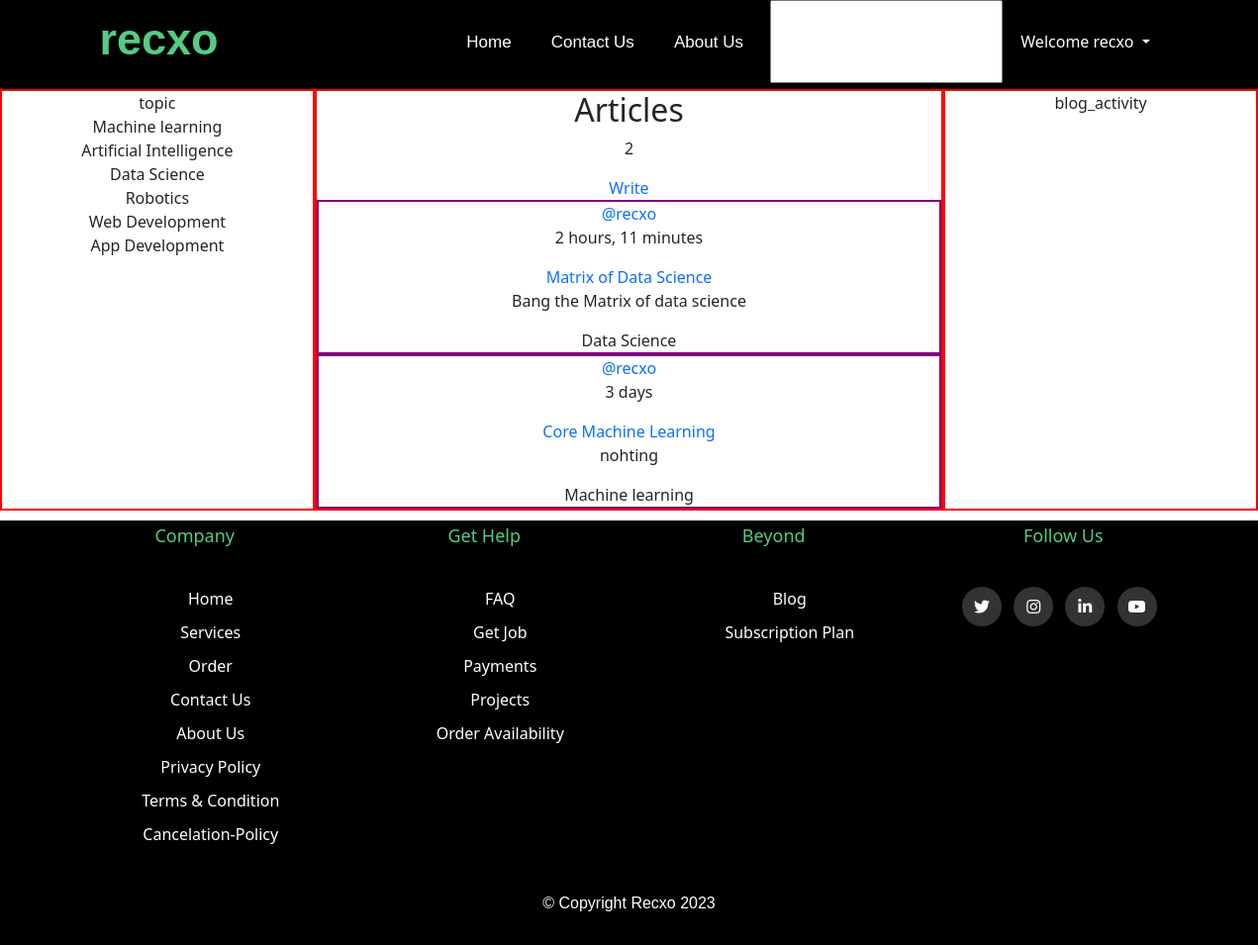
Page /blog/ (signed in) on the committed database.
### blog/models.py (models this page shows, shortened)
class Topic(models.Model):
    name = models.CharField(max_length=200)
    def __str__(self):
        return self.name

class BlogPost(models.Model):
    author = models.ForeignKey(User, on_delete=models.SET_NULL, null=True)
    topic = models.ForeignKey(Topic, on_delete=models.SET_NULL, null=True)
    name = models.CharField(max_length=200)
    description = models.TextField(null=True, blank=True)
    participants = models.ManyToManyField(
        User, related_name='participants', blank=True)
    updated = models.DateTimeField(auto_now=True)
    created = models.DateTimeField(auto_now_add=True)
    class Meta:
        ordering = ['-updated', '-created']

### blog/views.py (the view)
# urls.py: path('',views.home,name='blog-home'),
def home(request):
    topics = Topic.objects.all()
    blogPosts = BlogPost.objects.all()
    context = {'topics':topics,'blogposts':blogPosts}
    return render(request,'blog/home.html',context)

### templates/blog/home.html (shortened to what this page needs)
{% extends 'blog_base.html'%} {% block title%} blog{% endblock title%}
{% block body%}
<section id="section-1">
  <div class="sub-section-1">
    <div class="box">
      <div class="blog_topic item">
        {% include 'blog/topic_component.html'%}
      </div>
      <div class="blog_feed item">
        <div class="blog__header">
          <div>
            <h2>Articles</h2>
            <p>{{blogposts.count}}</p>
          </div>
          <a href="">Write</a>
        </div>
        {% include 'blog/blog_feed_component.html'%}
      </div>
      <div class="blog_activity item">blog_activity</div>
    </div>
  </div>
</section>
{% endblock body %}

### templates/blog_navbar.html (shortened to what this page needs)
{% load static %}
<!DOCTYPE html>
<html lang="en">
  <head>
    <link rel="stylesheet" href="{% static 'css/navbar.css'%}" />
  </head>
  <body>
    <nav>
      <div class="nav-items">
        <label class="name">recxo</label>
        <div class="nav-links">
          <ul>
            <li class="item"><a class="_nav-items" href="{% url 'blog-home' %}">Home</a></li>
            <li class="item">
              <a class="_nav-items" href="{% url 'contact'%}">Contact Us</a>
            </li>
            <li class="item">
                <a class="_nav-items" href="{% url 'about'%}">About Us</a>
            </li>
            <li class="item">
              <input type="text" id="search">
            </li>
            {% if user.is_authenticated %}
            <li id="item-dropdown">
              <ul class="navbar-nav ml-auto mx-1">
                <li class="nav-item dropdown">
                  <a
                    class="nav-link dropdown-toggle"
                    href="#"
                    role="button"
                    data-bs-toggle="dropdown"
                    aria-expanded="false"
                  >
                    Welcome {{request.user}}
                  </a>
                </li>
              </ul>
            </li>
            {% else %}
            <li class="item" id="signin">
              <a class="signin" class="_nav-items" href="{% url 'login'%}"
                >Log in</a
              >
            </li>
            {% endif %}
          </ul>
        </div>
      </div>
    </nav>
  </body>
</html>

### templates/blog/topic_component.html
topic
{% for topic in topics%}
    <li>{{topic}}</li>
{% endfor %}

### templates/blog/blog_feed_component.html (shortened to what this page needs)
{% for blog in blogposts %}
<div class="blogPostBlog">
  <div class="blogPostBlog__header">
    <a href="{% url 'blog-user-profile' blog.author.id%}">
      <div>@{{blog.author}}</div>
    </a>
    <p>{{blog.created|timesince}} </p>
  </div>
  <div class="blogPostBlog__content">
    <a href=""> {{blog.name}} </a>
    <p>{{blog.description}}</p>
  </div>
  <div class="blogPostBlog__meta">{{blog.topic}}</div>
</div>
{% endfor %}

### static/css/blog.css (style rules this page uses)
:root { --color-green: #55cb84 }

### static/css/navbar.css (style rules this page uses)
* { margin: 0; padding: 0; text-decoration: none; list-style: none; box-sizing: border-box; }
a { text-decoration: none; }
nav { background-color: black; height: 90px; width: 100%; position: sticky; top: 0px; z-index: 100; }
nav .nav-items label.name { color: #55cb84; font-size: 45px; font-weight: bold; line-height: 80px; font-family: 'Poppins', sans-serif; }
.nav-items { justify-content: flex-end; display: flex; max-width: 1450px; margin: 0px auto; }
nav .nav-items { display: flex; justify-content: space-around; }
.nav-items .item { display: inline-block; line-height: 80px; margin: 0 5px; }
.nav-items ._nav-items { color: #fff; font-family: 'Poppins', sans-serif; font-size: 17px; padding: 7px 13px; }
.nav-items #item-dropdown { color: #fff; display: inline-block; margin: 0 5px; }

### static/css/footer.css (style rules this page uses)
* { margin: 0; padding: 0; text-decoration: none; list-style: none; box-sizing: border-box; }
a { text-decoration: none; }

### templates/blog/home.html (style rules this page uses)
* { text-align: center; }
#section-1 .sub-section-1 { display: flex; max-width: 1450px; margin: 0px auto; }
#section-1 .box { display: grid; grid-template-columns: 1fr 2fr 1fr; width: 100%; }
#section-1 .item { border: 2px solid red; }

### templates/blog/blog_feed_component.html (style rules this page uses)
.blogPostBlog { border: 2px solid purple; }

### rows in the picture
Topic: name "Machine learning"
Topic: name "Artificial Intelligence"
Topic: name "Data Science"
Topic: name "Robotics"
Topic: name "Web Development"
Topic: name "App Development"
BlogPost: author "recxo", created "2 hours, 11 minutes", name "Matrix of Data Science", description "Bang the Matrix of data science", topic "Data Science"
BlogPost: author "recxo", created "3 days", name "Core Machine Learning", description "nohting", topic "Machine learning"

### other values in the picture
{{ request.user }} "recxo"
{{ blogposts.count }} "2"
